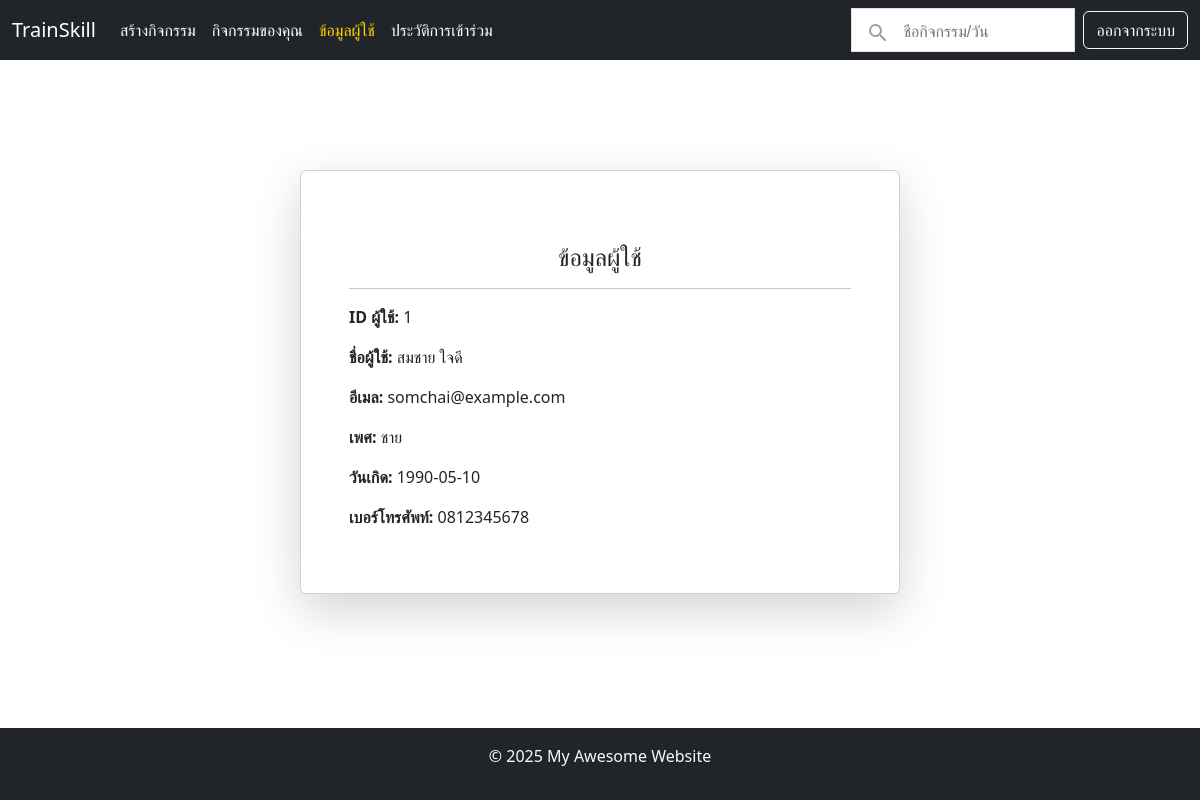
Screenshot of /profile (signed in) with the database file from the repository.
### tables this page shows
CREATE TABLE users (
    user_id INT PRIMARY KEY AUTO_INCREMENT,
    user_name VARCHAR(255) NOT NULL,
    email VARCHAR(255) UNIQUE NOT NULL,
    password VARCHAR(255) NOT NULL,
    gender ENUM('ชาย', 'หญิง', 'ไม่ระบุ'),
    birthday DATE,
    phone_number VARCHAR(20)
);

### includes/view.php (called while the page is built, shortened)
<?php
function renderView(string $template, array $data = []): void
{
    include TEMPLATES_DIR . '/header.php';
    include TEMPLATES_DIR . '/' . $template . '.php';
    include TEMPLATES_DIR . '/footer.php';
}

### routes/profile_get.php (called while the page is built)
<?php
$result = getUserById($_SESSION['user_id']);
renderView('profile_get', ['result' => $result]);

### databases/users.php (called while the page is built, shortened)
<?php
function getUserById(int $id)
{
    $conn = getConnection();
    $sql = 'select * from users where user_id = ?';
    $stmt = $conn->prepare($sql);
    $stmt->bind_param("i", $id);
    $stmt->execute();
    $result = $stmt->get_result();
    return $result->fetch_assoc();
}

### templates/profile_get.php (the view, shortened to what this page needs)
<head>
</head>
<div class="container d-flex justify-content-center align-items-center vh-100">
        <div class="card shadow-lg p-5" style="max-width: 600px; width: 100%;">
            <div class="mt-4">
                <h4 class="text-center">ข้อมูลผู้ใช้</h4>
                <hr>
                <p><strong>ID ผู้ใช้:</strong> <?= $data['result']['user_id'] ?></p>
                <p><strong>ชื่อผู้ใช้:</strong> <?= $data['result']['user_name'] ?></p>
                <p><strong>อีเมล:</strong> <?= $data['result']['email'] ?></p>
                <p><strong>เพศ:</strong> <?= $data['result']['gender'] ?></p>
                <p><strong>วันเกิด:</strong> <?= $data['result']['birthday'] ?></p>
                <p><strong>เบอร์โทรศัพท์:</strong> <?= $data['result']['phone_number'] ?></p>
            </div>
        </div>
    </div>

### templates/header.php (style rules this page uses)
html, body { height: 100%; margin: 0; display: flex; flex-direction: column; }
.container { flex: 1; }

### rows the page displays
users: user_id "1", user_name "สมชาย ใจดี", email "somchai@example.com", gender "ชาย", birthday "1990-05-10", phone_number "0812345678"
